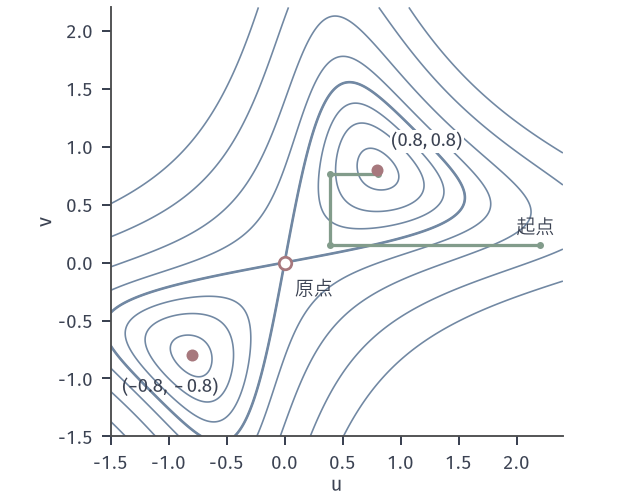

Write the Python code that produced this figure.
from pathlib import Path
import sys
sys.path.insert(0, str(Path(__file__).resolve().parents[1]))
from block_common import *
HERE = Path(__file__).resolve().parent
# Phi(u,v)=1/2(uv-1)^2+rho/2(u^2+v^2), rho=0.36. Alternating exact updates: u=v/(v^2+rho), v=u/(u^2+rho).
rho = .36; Phi = lambda u, v: .5*(u*v-1)**2+rho/2*(u*u+v*v)
fig, ax = figure(width_mm=88, height_mm=70)
panel(fig, .1, .98, .985, .12)
U, V = np.meshgrid(np.linspace(-1.5, 2.4, 700), np.linspace(-1.5, 2.2, 700))
ax.contour(U, V, Phi(U, V), levels=[.31, .36, .42, .5, .62, .85, 1.3, 2.], colors=[BLUE], linewidths=.65)
ax.contour(U, V, Phi(U, V), levels=[.5], colors=[BLUE], linewidths=1.05)
v = .15; u = 2.2; P = [(u, v)]
for k in range(7):
    u = v/(v*v+rho); P.append((u, v)); v = u/(u*u+rho); P.append((u, v))
path(ax, P, GREEN, ms=2.8); opt(ax, .8, .8); opt(ax, -.8, -.8)
ax.plot([0], [0], 'o', ms=5, mfc='white', mec=RED, mew=1.1, zorder=6)
ax.text(.09, -.28, '原点', fontsize=7.5, color=INK); ax.text(.92, 1.0, '$(0.8,0.8)$', fontsize=7.5, color=INK, bbox=dict(fc='white', ec='none', pad=.6)); ax.text(-1.4, -1.12, '$(-0.8,-0.8)$', fontsize=7.5, color=INK); ax.text(2.0, .25, '起点', fontsize=7.5, color=INK)
ax.set_xlabel('$u$', labelpad=1); ax.set_ylabel('$v$', labelpad=1); ax.set_aspect('equal'); ax.set_xlim(-1.5, 2.4); ax.set_ylim(-1.5, 2.2)
save(fig, HERE, 'figure', {'rho': rho, 'path': [list(map(float, p)) for p in P]})
print(P)
